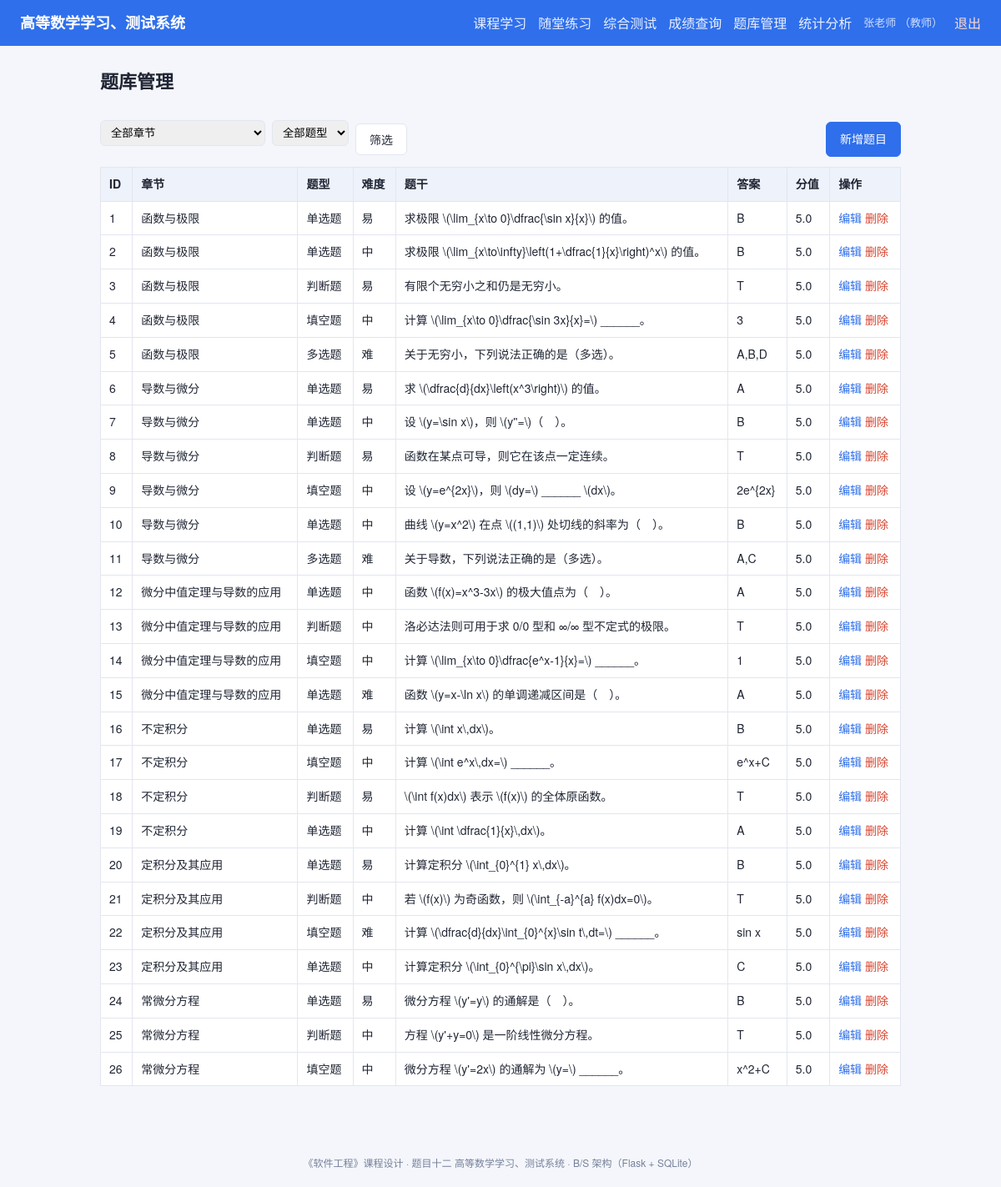
The page /questions (signed in) on the database its author committed.
### tables this page shows
CREATE TABLE user (
    id            INTEGER PRIMARY KEY AUTOINCREMENT,
    username      TEXT UNIQUE NOT NULL,
    password_hash TEXT NOT NULL,
    role          TEXT NOT NULL DEFAULT 'student',   -- student / teacher / admin
    real_name     TEXT,
    created_at    TEXT DEFAULT (datetime('now','localtime'))
);

CREATE TABLE question (
    id         INTEGER PRIMARY KEY AUTOINCREMENT,
    chapter_id INTEGER NOT NULL,
    qtype      TEXT NOT NULL,                       -- single / multi / judge / fill
    difficulty INTEGER NOT NULL DEFAULT 1,          -- 1 易 / 2 中 / 3 难
    content    TEXT NOT NULL,
    options    TEXT,                                -- JSON 数组，选择题选项
    answer     TEXT NOT NULL,
    analysis   TEXT,
    score      REAL DEFAULT 5,
    FOREIGN KEY (chapter_id) REFERENCES chapter(id)
);

CREATE TABLE chapter (
    id         INTEGER PRIMARY KEY AUTOINCREMENT,
    name       TEXT NOT NULL,
    sort_order INTEGER DEFAULT 0
);

### app.py (the view)
    @app.route("/questions")
    @roles_required("teacher", "admin")
    def questions():
        db = get_db()
        cid = request.args.get("chapter_id", type=int)
        qtype = request.args.get("qtype")
        sql = ("SELECT q.*, c.name AS chapter_name FROM question q"
               " JOIN chapter c ON c.id=q.chapter_id WHERE 1=1")
        params = []
        if cid:
            sql += " AND q.chapter_id=?"
            params.append(cid)
        if qtype:
            sql += " AND q.qtype=?"
            params.append(qtype)
        sql += " ORDER BY q.chapter_id, q.id"
        rows = db.execute(sql, params).fetchall()
        questions = [row_to_question(r) for r in rows]
        chapters = db.execute("SELECT * FROM chapter ORDER BY sort_order").fetchall()
        return render_template(
            "questions.html", questions=questions, chapters=chapters,
            sel_cid=cid, sel_qtype=qtype,
        )

### app.py (called while the page is built)
def current_user():
    if "user_id" not in session:
        return None
    if getattr(g, "_current_user", None) is None:
        row = get_db().execute(
            "SELECT * FROM user WHERE id=?", (session["user_id"],)
        ).fetchone()
        g._current_user = row
    return g._current_user

def roles_required(*roles):
    def deco(view):
        @wraps(view)
        def wrapped(*args, **kwargs):
            user = current_user()
            if user is None:
                flash("请先登录", "warning")
                return redirect(url_for("login"))
            if user["role"] not in roles:
                abort(403)
            return view(*args, **kwargs)
        return wrapped
    return deco

def row_to_question(row):
    d = dict(row)
    d["options"] = json.loads(row["options"]) if row["options"] else []
    d["qtype_name"] = QTYPE_NAMES.get(row["qtype"], row["qtype"])
    d["diff_name"] = DIFF_NAMES.get(row["difficulty"], str(row["difficulty"]))
    return d

### db.py (called while the page is built)
def get_db():
    if "db" not in g:
        g.db = sqlite3.connect(current_app.config["DATABASE"])
        g.db.row_factory = sqlite3.Row
        g.db.execute("PRAGMA foreign_keys = ON")
    return g.db

### templates/questions.html (shortened to what this page needs)
{% extends "base.html" %}
{% block content %}
<h2>题库管理</h2>
<div class="toolbar">
  <form method="get" class="inline-form">
    <select name="chapter_id">
      <option value="">全部章节</option>
    </select>
    <select name="qtype">
      <option value="">全部题型</option>
    </select>
    <button class="btn" type="submit">筛选</button>
  </form>
  <a class="btn primary" href="{{ url_for('question_new') }}">新增题目</a>
</div>
<table class="table">
  <thead>
    <tr><th>ID</th><th>章节</th><th>题型</th><th>难度</th><th>题干</th><th>答案</th><th>分值</th><th>操作</th></tr>
  </thead>
  <tbody>
  {% for q in questions %}
    <tr>
      <td>{{ q['id'] }}</td>
      <td>{{ q['chapter_name'] }}</td>
      <td>{{ q['qtype_name'] }}</td>
      <td>{{ q['diff_name'] }}</td>
      <td class="q-cell">{{ q['content']|safe }}</td>
      <td>{{ q['answer'] }}</td>
      <td>{{ q['score'] }}</td>
      <td>
        <a href="{{ url_for('question_edit', qid=q['id']) }}">编辑</a>
        <form method="post" action="{{ url_for('question_delete', qid=q['id']) }}" class="inline"
              onsubmit="return confirm('确定删除该题目吗？');">
          <button type="submit" class="link-danger">删除</button>
        </form>
      </td>
    </tr>
  {% else %}
    <tr><td colspan="8" class="muted">暂无题目</td></tr>
  {% endfor %}
  </tbody>
</table>
{% endblock %}

### templates/base.html (shortened to what this page needs)
<!DOCTYPE html>
<html lang="zh-CN">
<head>
  <link rel="stylesheet" href="{{ url_for('static', filename='style.css') }}">
</head>
<body>
<header class="topbar">
  <div class="brand"><a href="{{ url_for('index') }}">高等数学学习、测试系统</a></div>
  <nav class="nav">
    {% if current_user %}
      <a href="{{ url_for('learning') }}">课程学习</a>
      <a href="{{ url_for('practice') }}">随堂练习</a>
      <a href="{{ url_for('test_form') }}">综合测试</a>
      <a href="{{ url_for('scores') }}">成绩查询</a>
      {% if current_user['role'] in ('teacher', 'admin') %}
        <a href="{{ url_for('questions') }}">题库管理</a>
        <a href="{{ url_for('stats') }}">统计分析</a>
      {% endif %}
      <span class="user-info">{{ current_user['real_name'] or current_user['username'] }}
        （{% if current_user['role']=='admin' %}管理员{% elif current_user['role']=='teacher' %}教师{% else %}学生{% endif %}）
      </span>
      <a class="logout" href="{{ url_for('logout') }}">退出</a>
    {% else %}
      <a href="{{ url_for('login') }}">登录</a>
      <a href="{{ url_for('register') }}">注册</a>
    {% endif %}
  </nav>
</header>
<main class="container">
  {% block content %}{% endblock %}
</main>
<footer class="footer">
  《软件工程》课程设计 · 题目十二 高等数学学习、测试系统 · B/S 架构（Flask + SQLite）
</footer>
</body>
</html>

### static/style.css (style rules this page uses)
:root { --primary: #2f6feb; --primary-dark: #1f56c4; --bg: #f4f6fb; --card: #ffffff; --border: #e2e6ef; --text: #202634; --muted: #76809a; --green: #1a9e6a; --red: #d8452f; }
* { box-sizing: border-box; }
body { margin: 0; font-family: "Microsoft YaHei", "PingFang SC", "Helvetica Neue", Arial, sans-serif; background: var(--bg); color: var(--text); line-height: 1.7; }
a { color: var(--primary); text-decoration: none; }
.topbar { display: flex; align-items: center; justify-content: space-between; flex-wrap: wrap; gap: 8px; padding: 12px 24px; background: var(--primary); color: #fff; }
.topbar .brand a { color: #fff; font-size: 18px; font-weight: 700; }
.nav { display: flex; align-items: center; flex-wrap: wrap; gap: 14px; }
.nav a { color: #eaf0ff; }
.nav .user-info { color: #cfe0ff; font-size: 13px; }
.nav .logout { color: #ffd9d0; }
.container { max-width: 1000px; margin: 24px auto; padding: 0 20px 40px; }
h2 { font-size: 22px; margin: 8px 0 16px; }
.table { width: 100%; border-collapse: collapse; background: var(--card); font-size: 14px; }
.table th, .table td { border: 1px solid var(--border); padding: 8px 10px; text-align: left; vertical-align: top; }
.table th { background: #eef2fb; }
.q-cell { max-width: 380px; }
.btn { display: inline-block; padding: 8px 16px; border-radius: 6px; border: 1px solid var(--border); background: #fff; color: var(--text); cursor: pointer; font-size: 14px; margin-top: 14px; }
.btn.primary { background: var(--primary); border-color: var(--primary); color: #fff; }
.toolbar { display: flex; justify-content: space-between; align-items: center; flex-wrap: wrap; gap: 10px; margin-bottom: 12px; }
.inline-form { display: flex; gap: 8px; align-items: center; }
.inline-form select { padding: 6px 8px; border: 1px solid var(--border); border-radius: 6px; }
.inline { display: inline; }
.link-danger { background: none; border: none; color: var(--red); cursor: pointer; padding: 0; font-size: 14px; }
.footer { text-align: center; color: var(--muted); font-size: 12px; padding: 18px; }

### rows shown on the page
user: real_name "张老师"
question: id "1", chapter_name "函数与极限", qtype_name "单选题", diff_name "易", content "求极限 \\(\\lim_{x\\to 0}\\dfrac{\\sin x}{x}\\) 的值。", answer "B", score "5.0"
question: id "2", chapter_name "函数与极限", qtype_name "单选题", diff_name "中", content "求极限 \\(\\lim_{x\\to\\infty}\\left(1+\\dfrac{1}{x}\\right)^x\\) 的值。", answer "B", score "5.0"
question: id "3", chapter_name "函数与极限", qtype_name "判断题", diff_name "易", content "有限个无穷小之和仍是无穷小。", answer "T", score "5.0"
question: id "4", chapter_name "函数与极限", qtype_name "填空题", diff_name "中", content "计算 \\(\\lim_{x\\to 0}\\dfrac{\\sin 3x}{x}=\\) ______。", answer "3", score "5.0"
question: id "5", chapter_name "函数与极限", qtype_name "多选题", diff_name "难", content "关于无穷小，下列说法正确的是（多选）。", answer "A,B,D", score "5.0"
question: id "6", chapter_name "导数与微分", qtype_name "单选题", diff_name "易", content "求 \\(\\dfrac{d}{dx}\\left(x^3\\right)\\) 的值。", answer "A", score "5.0"
question: id "7", chapter_name "导数与微分", qtype_name "单选题", diff_name "中", content "设 \\(y=\\sin x\\)，则 \\(y''=\\)（ ）。", answer "B", score "5.0"
question: id "8", chapter_name "导数与微分", qtype_name "判断题", diff_name "易", content "函数在某点可导，则它在该点一定连续。", answer "T", score "5.0"
question: id "9", chapter_name "导数与微分", qtype_name "填空题", diff_name "中", content "设 \\(y=e^{2x}\\)，则 \\(dy=\\) ______ \\(dx\\)。", answer "2e^{2x}", score "5.0"
question: id "10", chapter_name "导数与微分", qtype_name "单选题", diff_name "中", content "曲线 \\(y=x^2\\) 在点 \\((1,1)\\) 处切线的斜率为（ ）。", answer "B", score "5.0"
question: id "11", chapter_name "导数与微分", qtype_name "多选题", diff_name "难", content "关于导数，下列说法正确的是（多选）。", answer "A,C", score "5.0"
question: id "12", chapter_name "微分中值定理与导数的应用", qtype_name "单选题", diff_name "中", content "函数 \\(f(x)=x^3-3x\\) 的极大值点为（ ）。", answer "A", score "5.0"
question: id "13", chapter_name "微分中值定理与导数的应用", qtype_name "判断题", diff_name "中", content "洛必达法则可用于求 0/0 型和 ∞/∞ 型不定式的极限。", answer "T", score "5.0"
question: id "14", chapter_name "微分中值定理与导数的应用", qtype_name "填空题", diff_name "中", content "计算 \\(\\lim_{x\\to 0}\\dfrac{e^x-1}{x}=\\) ______。", answer "1", score "5.0"
question: id "15", chapter_name "微分中值定理与导数的应用", qtype_name "单选题", diff_name "难", content "函数 \\(y=x-\\ln x\\) 的单调递减区间是（ ）。", answer "A", score "5.0"
question: id "16", chapter_name "不定积分", qtype_name "单选题", diff_name "易", content "计算 \\(\\int x\\,dx\\)。", answer "B", score "5.0"
question: id "17", chapter_name "不定积分", qtype_name "填空题", diff_name "中", content "计算 \\(\\int e^x\\,dx=\\) ______。", answer "e^x+C", score "5.0"
question: id "18", chapter_name "不定积分", qtype_name "判断题", diff_name "易", content "\\(\\int f(x)dx\\) 表示 \\(f(x)\\) 的全体原函数。", answer "T", score "5.0"
question: id "19", chapter_name "不定积分", qtype_name "单选题", diff_name "中", content "计算 \\(\\int \\dfrac{1}{x}\\,dx\\)。", answer "A", score "5.0"
question: id "20", chapter_name "定积分及其应用", qtype_name "单选题", diff_name "易", content "计算定积分 \\(\\int_{0}^{1} x\\,dx\\)。", answer "B", score "5.0"
question: id "21", chapter_name "定积分及其应用", qtype_name "判断题", diff_name "中", content "若 \\(f(x)\\) 为奇函数，则 \\(\\int_{-a}^{a} f(x)dx=0\\)。", answer "T", score "5.0"
question: id "22", chapter_name "定积分及其应用", qtype_name "填空题", diff_name "难", content "计算 \\(\\dfrac{d}{dx}\\int_{0}^{x}\\sin t\\,dt=\\) ______。", answer "sin x", score "5.0"
question: id "23", chapter_name "定积分及其应用", qtype_name "单选题", diff_name "中", content "计算定积分 \\(\\int_{0}^{\\pi}\\sin x\\,dx\\)。", answer "C", score "5.0"
question: id "24", chapter_name "常微分方程", qtype_name "单选题", diff_name "易", content "微分方程 \\(y'=y\\) 的通解是（ ）。", answer "B", score "5.0"
question: id "25", chapter_name "常微分方程", qtype_name "判断题", diff_name "中", content "方程 \\(y'+y=0\\) 是一阶线性微分方程。", answer "T", score "5.0"
question: id "26", chapter_name "常微分方程", qtype_name "填空题", diff_name "中", content "微分方程 \\(y'=2x\\) 的通解为 \\(y=\\) ______。", answer "x^2+C", score "5.0"
